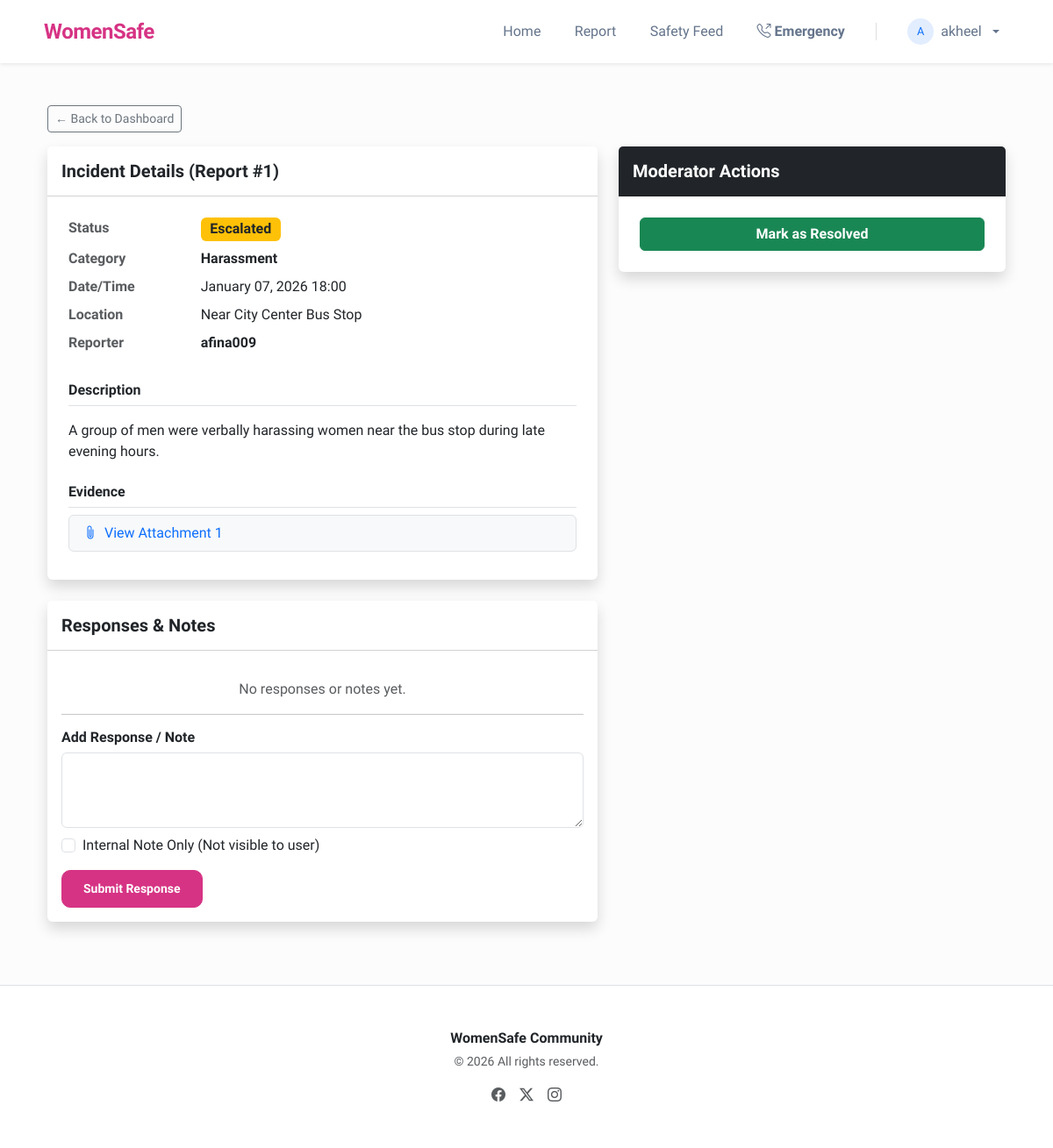
Page /moderation/review/1/ (signed in) on the earlier database version.
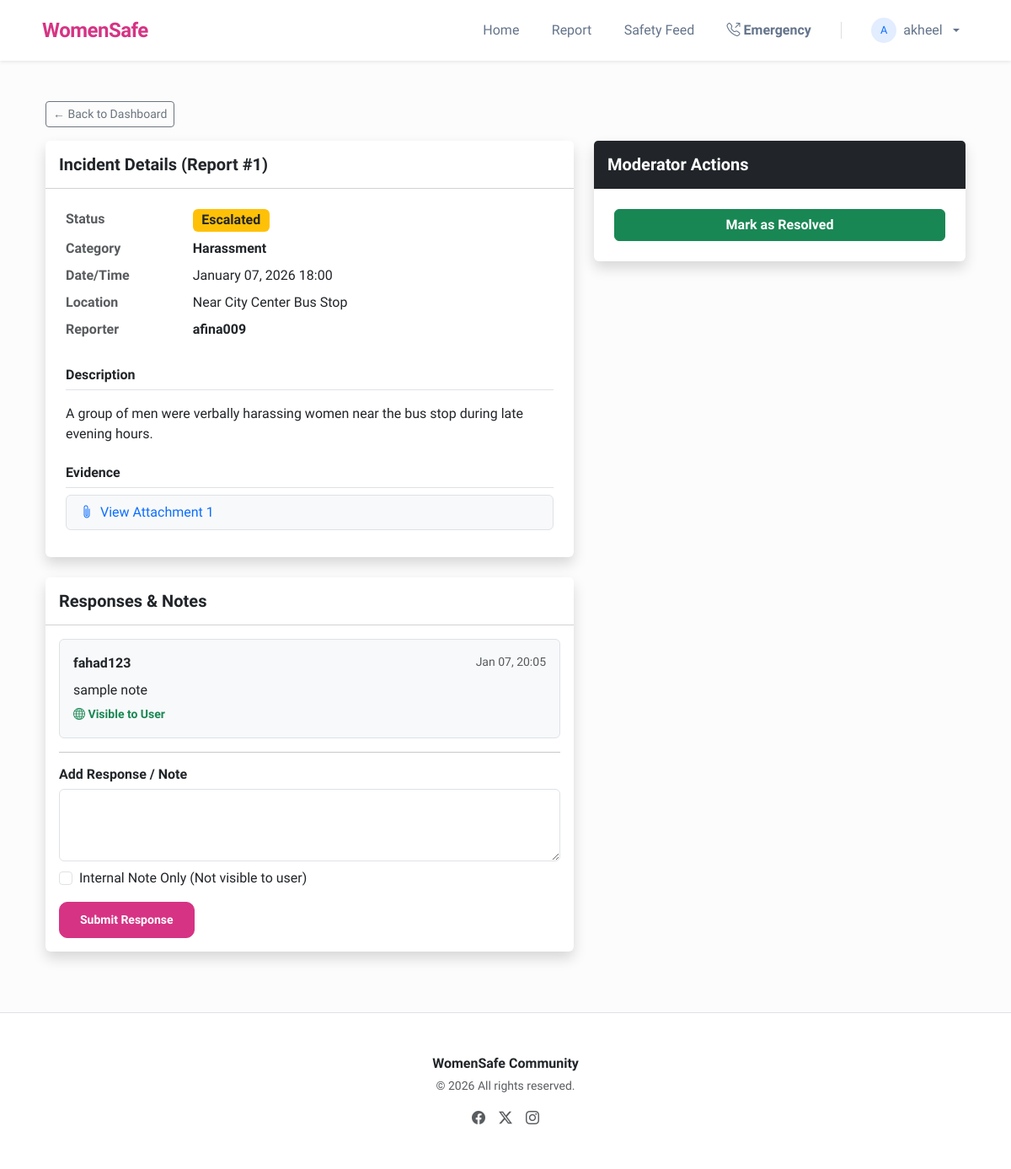
Same page on the later database version.
### reports/models.py (models this page shows, shortened)
class ReportAttachment(models.Model):
    report = models.ForeignKey(Report, on_delete=models.CASCADE, related_name='attachments')
    file = models.FileField(upload_to='report_attachments/')
    uploaded_at = models.DateTimeField(auto_now_add=True)

class ReportResponse(models.Model):
    report = models.ForeignKey(Report, on_delete=models.CASCADE, related_name='responses')
    responder = models.ForeignKey(settings.AUTH_USER_MODEL, on_delete=models.SET_NULL, null=True)
    message = models.TextField()
    is_internal = models.BooleanField(default=False, help_text="If true, only visible to moderators/admins.")
    created_at = models.DateTimeField(auto_now_add=True)

### accounts/models.py (models this page shows, shortened)
class User(AbstractUser):
    is_moderator = models.BooleanField(default=False, help_text="Designates whether this user can moderate reports.")
    phone_number = models.CharField(max_length=15, blank=True, null=True)

### moderation/views.py (the view, shortened to what this page needs)
# urls.py: path('review/<int:pk>/', views.review_report, name='review_report'),
@user_passes_test(is_moderator, login_url='login')
def review_report(request, pk):
    report = get_object_or_404(Report, pk=pk)
    if request.method == 'POST' and 'response_submit' in request.POST:
        response_form = ReportResponseForm(request.POST)
        if response_form.is_valid():
            response = response_form.save(commit=False)
            response.report = report
            response.responder = request.user
            response.save()
            if report.status == 'submitted':
                report.status = 'under_review'
                report.save()
            messages.success(request, 'Response added successfully.')
            return redirect('review_report', pk=pk)
    else:
        response_form = ReportResponseForm()
    return render(request, 'moderation/review_report.html', {
        'report': report,
        'response_form': response_form
    })

### moderation/forms.py
class ReportResponseForm(forms.ModelForm):
    class Meta:
        model = ReportResponse
        fields = ['message', 'is_internal']
        widgets = {
            'message': forms.Textarea(attrs={'class': 'form-control', 'rows': 3}),
            'is_internal': forms.CheckboxInput(attrs={'class': 'form-check-input'})
        }
        labels = {
            'is_internal': 'Internal Note Only (Not visible to user)'
        }

### moderation/views.py (called while the page is built)
def is_moderator(user):
    return user.is_authenticated and (user.groups.filter(name='Moderators').exists() or user.is_superuser)

### templates/moderation/review_report.html (shortened to what the changed rows need)
{% extends 'base.html' %}
{% block content %}
<div class="container py-4">
    <div class="row">
        <div class="col-md-7">
            <div class="card shadow border-0 mb-4">
                <div class="card-body p-4">
                    {% if report.attachments.exists %}
                    <ul class="list-group list-group-flush mt-2">
                        {% for attachment in report.attachments.all %}
                        <li class="list-group-item bg-light border rounded mb-2">
                            <a href="{{ attachment.file.url }}" target="_blank"
                                class="text-decoration-none d-flex align-items-center">
                                <i class="bi bi-paperclip me-2"></i> View Attachment {{ forloop.counter }}
                            </a>
                        </li>
                        {% endfor %}
                    </ul>
                    {% endif %}
                </div>
            </div>
            <div class="card shadow border-0">
                <div class="card-body">
                    {% for response in report.responses.all %}
                    <div
                        class="mb-3 p-3 rounded {% if response.is_internal %}bg-warning bg-opacity-10 border border-warning{% else %}bg-light border{% endif %}">
                        <div class="d-flex justify-content-between mb-2">
                            <strong>{{ response.responder.username }}</strong>
                            <small class="text-muted">{{ response.created_at|date:"M d, H:i" }}</small>
                        </div>
                        <p class="mb-1">{{ response.message }}</p>
                        {% if response.is_internal %}
                        <small class="text-danger fw-bold"><i class="bi bi-lock-fill"></i> Internal Note</small>
                        {% else %}
                        <small class="text-success fw-bold"><i class="bi bi-globe"></i> Visible to User</small>
                        {% endif %}
                    </div>
                    {% empty %}
                    <p class="text-muted text-center my-3">No responses or notes yet.</p>
                    {% endfor %}
                    <hr>
                    <h6 class="fw-bold">Add Response / Note</h6>
                    <form method="post">
                        <div class="mb-2">
                        </div>
                        <div class="mb-3 form-check">
                        </div>
                        <button type="submit" class="btn btn-sm btn-primary">Submit Response</button>
                    </form>
                </div>
            </div>
        </div>
    </div>
</div>
{% endblock %}

Differences in the rows shown:
added ReportResponse: responder.username "fahad123", created_at "Jan 07, 20:05", message "sample note", is_internal False (drawn)
Other differences:
text no longer shown: "No responses or notes yet."
